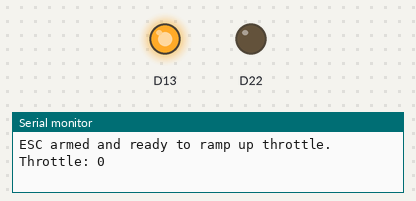
The sketch below on a simulated Arduino Due. On the bench: output pins drawn as LEDs (lit = HIGH), the last lines printed to the serial monitor.

Above: at 4.7 s.
At 10.2 s:
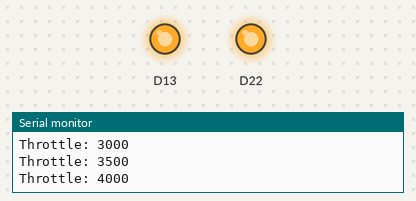
Timing chart, 0 to 22.0 s (numbered marks = the images above):
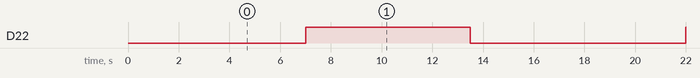

Measured:
- by itself, D22: alternates HIGH for 6.5 s and LOW for 8.5 s

The sketch:

Motor_Controller_No_Receiver.ino
```cpp
#include <Wire.h>

void setup() {
  Serial.begin(57600);
  pinMode(13, OUTPUT);
  digitalWrite(13, HIGH);
  Wire.setClock(400000);
  Wire.begin();
  delay(250);

  analogWriteFrequency(22, 250);  // Start with 250 Hz, adjust as needed
  analogWriteResolution(12);

  // Provide some delay to allow everything to initialize
  delay(250);

  analogWrite(22, 0);
  delay(2000);  // Wait 2 seconds to ensure ESC arms at minimum throttle

  Serial.println("ESC armed and ready to ramp up throttle.");
}

void loop() {
  // Send low PWM signal to arm the ESC
  analogWrite(22, 0);
  delay(2000);  // Wait 2 seconds

  // Slowly ramp up throttle
  for (int pwm = 0; pwm <= 4095; pwm += 500) {
    analogWrite(22, pwm);
    Serial.print("Throttle: ");
    Serial.println(pwm);
    delay(500);
  }

  // Hold throttle for a bit
  analogWrite(22, 4095);
  delay(2000);

  //Reduce throttle again
  //TODO: make this work!
  for (int pwm = 4095; pwm >= 0; pwm -= 500) {
    analogWrite(22, pwm);
    Serial.print("Throttle: ");
    Serial.println(pwm);
    delay(500);
  }

  // Return to zero throttle
  analogWrite(22, 0);
  delay(2000);

}
```
